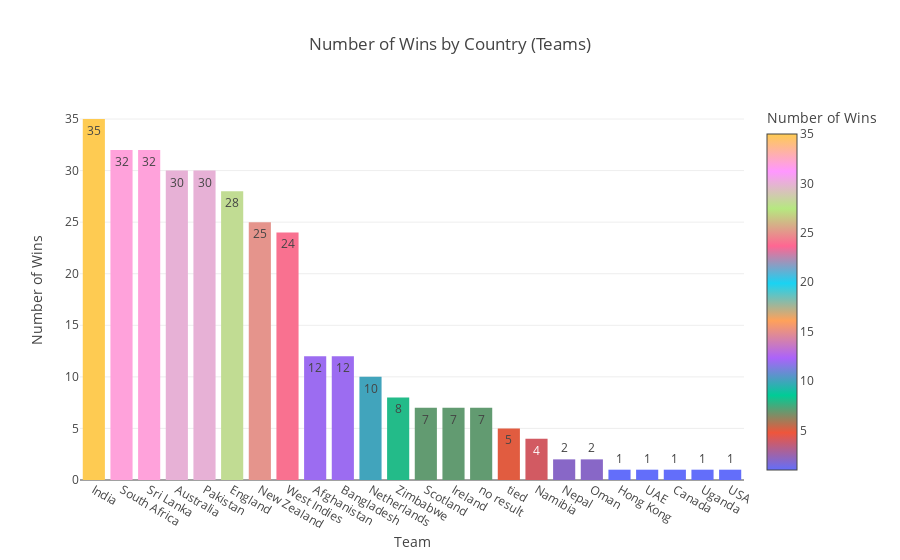

Notebook code for this chart:
### Code cell
import pandas as pd
import plotly.express as px
import re
from IPython.display import display

# Function to extract numeric values for margins
def extract_numeric(value):
    match = re.search(r'\d+', str(value))
    return int(match.group()) if match else None

# Functions to extract margins (runs and wickets)
def extract_runs_correct(margin):
    if isinstance(margin, str) and 'runs' in margin:
        return float(margin.split()[0])
    return None

def extract_wickets_correct(margin):
    if isinstance(margin, str) and 'wickets' in margin:
        return float(margin.split()[0])
    return None

# Function to determine the losing team based on the winner
def determine_losing_team(row):
    if row['Winner'] == row['Team1']:
        return row['Team2']
    else:
        return row['Team1']

# Load the T20 World Cup dataset
wc_final_data_df = pd.read_csv('updated_wc_final_data_df.csv')

# Count wins per team
win_counts = wc_final_data_df['Winner'].value_counts().reset_index()
win_counts.columns = ['Team', 'Wins']  # Rename columns for clarity

# Bar Plot for Wins
fig_bar_wins = px.bar(
    win_counts, 
    x='Team', 
    y='Wins', 
    labels={'Wins': 'Number of Wins', 'Team': 'Team'},
    text='Wins',  
    title='Number of Wins by Country (Teams)',
    color='Wins',  
    color_continuous_scale=px.colors.qualitative.Plotly
)

fig_bar_wins.update_layout(
    xaxis_title='Team',
    yaxis_title='Number of Wins',
    hovermode='closest'
)

fig_bar_wins.show()

# Mapping teams to countries
team_mapping = {
    'India': 'India',
    'Australia': 'Australia',
    'England': 'United Kingdom',
    'Pakistan': 'Pakistan',
    'South Africa': 'South Africa',
    'Sri Lanka': 'Sri Lanka',
    'West Indies': 'Jamaica',
    'Bangladesh': 'Bangladesh',
    'Nepal': 'Nepal',
    'Zimbabwe': 'Zimbabwe',
    'Afghanistan': 'Afghanistan',
    'New Zealand': 'New Zealand',
    'Netherlands': 'Netherlands',
    'Namibia': 'Namibia',
    'Scotland': 'Scotland',
    'USA': 'United States',
    'Ireland': 'Ireland',
    'Kenya': 'Kenya',
    'Oman': 'Oman',
    'United Arab Emirates': 'United Arab Emirates',
    'Hong Kong': 'Hong Kong',
    'PNG': 'Papua New Guinea',
    'Canada': 'Canada',
    'Uganda': 'Uganda'
}

# Geospatial map for wins
wc_final_data_df['Country'] = wc_final_data_df['Winner'].map(team_mapping)
country_wins = wc_final_data_df['Country'].value_counts().reset_index()
country_wins.columns = ['Country', 'Wins']

# Choropleth map for total wins
fig_geo_wins = px.choropleth(
    country_wins,
    locations='Country',
    locationmode='country names',
    color='Wins',
    hover_name='Country',
    hover_data=['Wins'],
    title='Total Wins by Country (Teams)',
    color_continuous_scale=px.colors.qualitative.Plotly
)

fig_geo_wins.update_geos(
    showcoastlines=True,
    coastlinecolor='Black',
    landcolor='LightGray',
    countrycolor='Black',
    showsubunits=True,
    showcountries=True
)

fig_geo_wins.show()

# Add the Losing Team column
wc_final_data_df['Losing Team'] = wc_final_data_df.apply(determine_losing_team, axis=1)

# Scatter Plot for margins
wc_final_data_df['Margin (Runs)'] = wc_final_data_df['Margin'].apply(extract_runs_correct)
wc_final_data_df['Margin (Wickets)'] = wc_final_data_df['Margin'].apply(extract_wickets_correct)

# Select relevant columns, including 'Winner', 'Losing Team', and 'Margin (Runs)' or 'Margin (Wickets)'
plot_data = wc_final_data_df[['Winner', 'Losing Team', 'Margin (Runs)', 'Margin (Wickets)']].dropna(subset=['Winner', 'Losing Team'])

# Create 'Margin Type' column to differentiate between runs and wickets
plot_data['Margin Type'] = plot_data.apply(lambda row: 'Runs' if pd.notnull(row['Margin (Runs)']) else 'Wickets', axis=1)

# Create a 'Margin Numeric' column that combines 'Margin (Runs)' and 'Margin (Wickets)'
plot_data['Margin Numeric'] = plot_data.apply(lambda row: row['Margin (Runs)'] if pd.notnull(row['Margin (Runs)']) else row['Margin (Wickets)'], axis=1)

# Update the scatter plot to reflect the margin by runs or wickets
# Update the scatter plot to reflect the margin by runs or wickets
fig_win_margin = px.scatter(
    plot_data,
    x='Winner',
    y='Margin Numeric',
    title='Match Margin by Winner (Scatter Plot)',
    labels={'Margin Numeric': 'Match Margin', 'Winner': 'Winning Team'},
    color='Margin Type',  # Color by whether the margin was in Runs or Wickets
    hover_data={
        'Winner': True,
        'Margin Numeric': True,
        'Losing Team': True,
        'Margin Type': True  # Show the type of margin in hover info
    },
    color_discrete_map={
        'Runs': 'blue',
        'Wickets': 'green'
    },  # Explicitly map 'Runs' to blue and 'Wickets' to green
    template='plotly_white'  # Use a clean background
)

# Show the updated scatter plot
fig_win_margin.show()


# Display the plot data
display(plot_data)

# Add Match Date column by parsing year, month, and day
wc_final_data_df['Match Date'] = pd.to_datetime(
    wc_final_data_df[['Match Year', 'Match Month', 'Match Day']].astype(str).agg('-'.join, axis=1), errors='coerce')

# List of specific final match dates
final_dates = [
    '2007-09-24',  # September 24, 2007
    '2009-06-21',  # June 21, 2009
    '2010-05-16',  # May 16, 2010
    '2012-10-07',  # October 7, 2012
    '2014-04-06',  # April 6, 2014
    '2016-04-03',  # April 3, 2016
    '2021-11-14',  # November 14, 2021
    '2022-11-13',  # November 13, 2022
    '2024-06-29'   # June 29, 2024
]

final_dates = pd.to_datetime(final_dates)

# Filter dataset for final match dates only
final_matches_df = wc_final_data_df[wc_final_data_df['Match Date'].isin(final_dates)]

# Aggregate number of titles for each team
winner_titles = final_matches_df.groupby('Winner')['Match Date'].apply(list).reset_index(name='Final Dates')
winner_titles['Final Dates'] = winner_titles['Final Dates'].apply(lambda dates: [date.strftime('%Y-%m-%d') for date in dates])
winner_titles['Titles'] = winner_titles['Final Dates'].apply(len)

# Sort by number of titles
winner_titles = winner_titles.sort_values(by='Titles', ascending=False)

# Horizontal bar chart for titles
fig_titles = px.bar(
    winner_titles, 
    y='Winner', 
    x='Titles', 
    orientation='h',
    text='Titles',
    hover_data={'Final Dates': True},
    labels={'Titles': 'Number of Titles', 'Winner': 'Team'},
    title='T20 World Cup Title Holders',
    color='Titles',  # Use the number of titles as the color scale
    color_continuous_scale=px.colors.sequential.Sunset,  # Use a blue color scale for better visualization
    template='plotly_white'  # Clean background template
)


fig_titles.show()

### Figure 1 — Plotly figure (JSON) as saved in the notebook; plotly's stock layout.template omitted (floating-point values rounded to 4 significant figures)
{"data": [{"alignmentgroup": "True", "hovertemplate": "Team=%{x}<br>Number of Wins=%{marker.color}<extra></extra>", "legendgroup": "", "marker": {"color": [35, 32, 32, 30, 30, 28, 25, 24, 12, 12, 10, 8, 7, 7, 7, 5, 4, 2, 2, 1, 1, 1, 1, 1], "coloraxis": "coloraxis", "pattern": {"shape": ""}}, "name": "", "offsetgroup": "", "orientation": "v", "showlegend": false, "text": [35, 32, 32, 30, 30, 28, 25, 24, 12, 12, 10, 8, 7, 7, 7, 5, 4, 2, 2, 1, 1, 1, 1, 1], "textposition": "auto", "type": "bar", "x": ["India", "South Africa", "Sri Lanka", "Australia", "Pakistan", "England", "New Zealand", "West Indies", "Afghanistan", "Bangladesh", "Netherlands", "Zimbabwe", "Scotland", "Ireland", "no result", "tied", "Namibia", "Nepal", "Oman", "Hong Kong", "UAE", "Canada", "Uganda", "USA"], "xaxis": "x", "y": [35, 32, 32, 30, 30, 28, 25, 24, 12, 12, 10, 8, 7, 7, 7, 5, 4, 2, 2, 1, 1, 1, 1, 1], "yaxis": "y"}], "layout": {"autosize": true, "barmode": "relative", "coloraxis": {"colorbar": {"title": {"text": "Number of Wins"}}, "colorscale": [[0, "#636EFA"], [0.1111, "#EF553B"], [0.2222, "#00CC96"], [0.3333, "#AB63FA"], [0.4444, "#FFA15A"], [0.5556, "#19D3F3"], [0.6667, "#FF6692"], [0.7778, "#B6E880"], [0.8889, "#FF97FF"], [1, "#FECB52"]]}, "hovermode": "closest", "legend": {"tracegroupgap": 0}, "title": {"text": "Number of Wins by Country (Teams)"}, "xaxis": {"anchor": "y", "autorange": true, "domain": [0, 1], "range": [-0.5, 23.5], "title": {"text": "Team"}, "type": "category"}, "yaxis": {"anchor": "x", "autorange": true, "domain": [0, 1], "range": [0, 36.84], "title": {"text": "Number of Wins"}, "type": "linear"}}}
